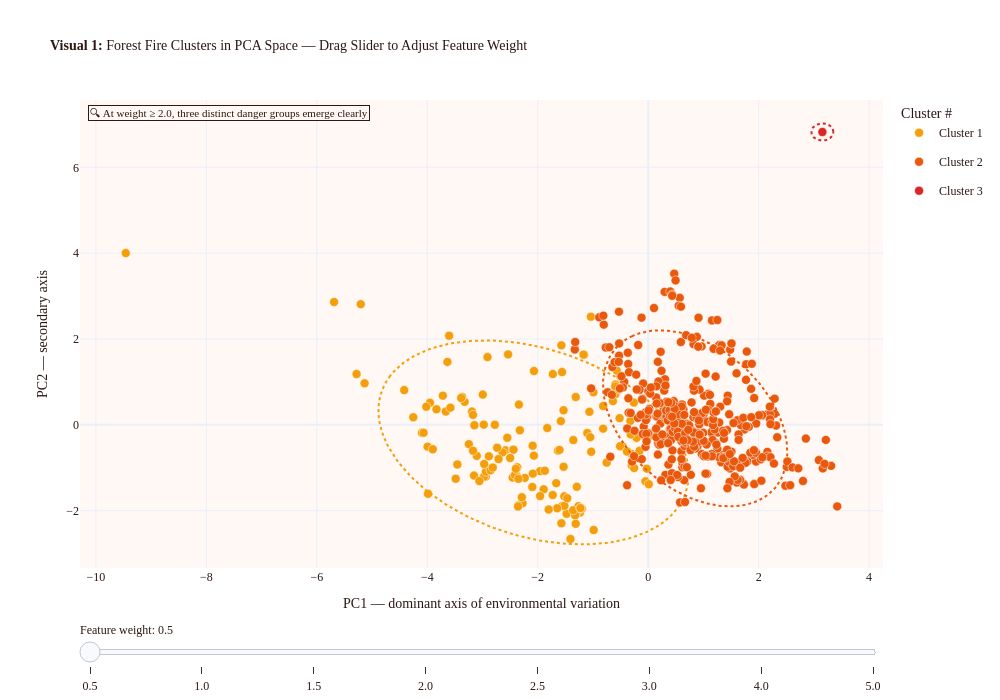

Notebook code for this chart:
### Markdown cell above
---
## 5. Stage 1 — Discovery: Do Fires Cluster by Environmental Conditions?

Before building any predictive model, we ask a deliberately simple question: **if we ignore fire size entirely, do the environmental conditions alone produce meaningful groups?**


### Visual 1 - KMeans Cluster Plot (Weight Slider)
Drag the slider to change the feature weight. Hover over any point for the full environmental record of that fire.

### Code cell
# VISUAL 1 — KMeans cluster plot with weight slider


def build_cluster_traces(clustered):
    """Build scatter + ellipse traces for one weight setting."""
    traces = []
    for cl in sorted(clustered['cluster'].unique()):
        sub   = clustered[clustered['cluster'] == cl].copy()
        color = CLUST_COLORS[cl]
        name  = CLUST_NAMES[cl]
        customdata = np.stack([
            sub['fire_id'], sub['month'], sub['day'],
            sub['temp'], sub['RH'], sub['wind'], sub['rain'],
            sub['FFMC'], sub['DMC'], sub['DC'], sub['ISI'],
            sub['area'], sub['log_area'], sub['cluster']
        ], axis=-1)
        traces.append(go.Scatter(
            x=sub['PC1'], y=sub['PC2'], mode='markers',
            name=name, legendgroup=name, showlegend=True,
            marker=dict(size=9, color=color, line=dict(width=0.5, color='white')),
            customdata=customdata,
            hovertemplate=(
                '<b>Fire %{customdata[0]}</b>  —  <b>' + name + '</b><br>'
                'Month: %{customdata[1]}  Day: %{customdata[2]}<br>'
                'Temp: %{customdata[3]}°C  RH: %{customdata[4]}%  Wind: %{customdata[5]} km/h<br>'
                'FFMC: %{customdata[7]}  DMC: %{customdata[8]}  DC: %{customdata[9]}  ISI: %{customdata[10]}<br>'
                'Burned area: %{customdata[11]} ha  (log: %{customdata[12]:.3f})'
                '<extra></extra>'
            )
        ))
        ex, ey = ellipse_points(sub['PC1'].values, sub['PC2'].values, scale=2.0)
        traces.append(go.Scatter(
            x=ex, y=ey, mode='lines', name=f'{name} boundary',
            legendgroup=name, showlegend=False,
            line=dict(color=color, width=2, dash='dot'), hoverinfo='skip'
        ))
    return traces

frames = [go.Frame(name=str(w), data=build_cluster_traces(fit_clusters(w, K))) for w in WEIGHTS]
fig1   = go.Figure(data=build_cluster_traces(fit_clusters(WEIGHTS[0], K)), frames=frames)

steps = [dict(
    method='animate',
    args=[[str(w)], {'mode':'immediate','frame':{'duration':0,'redraw':True},'transition':{'duration':0}}],
    label=str(w)
) for w in WEIGHTS]

fig1.update_layout(
    title=dict(text='<b>Visual 1:</b> Forest Fire Clusters in PCA Space — Drag Slider to Adjust Feature Weight',
               font=dict(size=14, color=C_TITLE)),
    xaxis_title='PC1 — dominant axis of environmental variation',
    yaxis_title='PC2 — secondary axis',
    legend_title='Cluster #', width=1000, height=700,
    template='plotly_white',
    paper_bgcolor='white',
    plot_bgcolor='#FFF8F5',
    font=dict(family='Georgia, serif', size=12, color='#2C1810'),
    sliders=[{'active':0,'currentvalue':{'prefix':'Feature weight: '},'pad':{'t':50},'steps':steps}],
    annotations=[
        dict(text='🔍 At weight ≥ 2.0, three distinct danger groups emerge clearly',
             x=0.01, y=0.99, xref='paper', yref='paper', showarrow=False,
             font=dict(size=11, color=C_TITLE), bgcolor='rgba(255,248,245,0.95)',
             bordercolor=C_TITLE, borderwidth=1)
    ]
)
fig1.show()

### Figure 1 — Plotly figure (JSON) as saved in the notebook; plotly's stock layout.template omitted (floating-point values rounded to 4 significant figures; data arrays with more than 128 entries replaced by an {"elided": "..."} marker saying what was removed)
{"data": [{"customdata": {"elided": "151x14 mixed values"}, "hovertemplate": "<b>Fire %{customdata[0]}</b>  —  <b>Cluster 1</b><br>Month: %{customdata[1]}  Day: %{customdata[2]}<br>Temp: %{customdata[3]}°C  RH: %{customdata[4]}%  Wind: %{customdata[5]} km/h<br>FFMC: %{customdata[7]}  DMC: %{customdata[8]}  DC: %{customdata[9]}  ISI: %{customdata[10]}<br>Burned area: %{customdata[11]} ha  (log: %{customdata[12]:.3f})<extra></extra>", "legendgroup": "Cluster 1", "marker": {"color": "#F59E0B", "line": {"color": "white", "width": 0.5}, "size": 9}, "mode": "markers", "name": "Cluster 1", "showlegend": true, "type": "scatter", "x": {"elided": "151 float values"}, "y": {"elided": "151 float values"}}, {"hoverinfo": "skip", "legendgroup": "Cluster 1", "line": {"color": "#F59E0B", "dash": "dot", "width": 2}, "mode": "lines", "name": "Cluster 1 boundary", "showlegend": false, "type": "scatter", "x": {"elided": "200 float values"}, "y": {"elided": "200 float values"}}, {"customdata": {"elided": "365x14 mixed values"}, "hovertemplate": "<b>Fire %{customdata[0]}</b>  —  <b>Cluster 2</b><br>Month: %{customdata[1]}  Day: %{customdata[2]}<br>Temp: %{customdata[3]}°C  RH: %{customdata[4]}%  Wind: %{customdata[5]} km/h<br>FFMC: %{customdata[7]}  DMC: %{customdata[8]}  DC: %{customdata[9]}  ISI: %{customdata[10]}<br>Burned area: %{customdata[11]} ha  (log: %{customdata[12]:.3f})<extra></extra>", "legendgroup": "Cluster 2", "marker": {"color": "#EA580C", "line": {"color": "white", "width": 0.5}, "size": 9}, "mode": "markers", "name": "Cluster 2", "showlegend": true, "type": "scatter", "x": {"elided": "365 float values"}, "y": {"elided": "365 float values"}}, {"hoverinfo": "skip", "legendgroup": "Cluster 2", "line": {"color": "#EA580C", "dash": "dot", "width": 2}, "mode": "lines", "name": "Cluster 2 boundary", "showlegend": false, "type": "scatter", "x": {"elided": "200 float values"}, "y": {"elided": "200 float values"}}, {"customdata": [[500, "aug", "tue", 27.3, 63, 4.9, 6.4, 96.1, 181.1, 671.2, 14.3, 10.82, 2.47, 2]], "hovertemplate": "<b>Fire %{customdata[0]}</b>  —  <b>Cluster 3</b><br>Month: %{customdata[1]}  Day: %{customdata[2]}<br>Temp: %{customdata[3]}°C  RH: %{customdata[4]}%  Wind: %{customdata[5]} km/h<br>FFMC: %{customdata[7]}  DMC: %{customdata[8]}  DC: %{customdata[9]}  ISI: %{customdata[10]}<br>Burned area: %{customdata[11]} ha  (log: %{customdata[12]:.3f})<extra></extra>", "legendgroup": "Cluster 3", "marker": {"color": "#DC2626", "line": {"color": "white", "width": 0.5}, "size": 9}, "mode": "markers", "name": "Cluster 3", "showlegend": true, "type": "scatter", "x": [3.154], "y": [6.824]}, {"hoverinfo": "skip", "legendgroup": "Cluster 3", "line": {"color": "#DC2626", "dash": "dot", "width": 2}, "mode": "lines", "name": "Cluster 3 boundary", "showlegend": false, "type": "scatter", "x": {"elided": "200 float values"}, "y": {"elided": "200 float values"}}], "layout": {"annotations": [{"bgcolor": "rgba(255,248,245,0.95)", "bordercolor": "#2C1810", "borderwidth": 1, "font": {"color": "#2C1810", "size": 11}, "showarrow": false, "text": "🔍 At weight ≥ 2.0, three distinct danger groups emerge clearly", "x": 0.01, "xref": "paper", "y": 0.99, "yref": "paper"}], "font": {"color": "#2C1810", "family": "Georgia, serif", "size": 12}, "height": 700, "legend": {"title": {"text": "Cluster #"}}, "paper_bgcolor": "white", "plot_bgcolor": "#FFF8F5", "sliders": [{"active": 0, "currentvalue": {"prefix": "Feature weight: "}, "pad": {"t": 50}, "steps": [{"args": [["0.5"], {"frame": {"duration": 0, "redraw": true}, "mode": "immediate", "transition": {"duration": 0}}], "label": "0.5", "method": "animate"}, {"args": [["1.0"], {"frame": {"duration": 0, "redraw": true}, "mode": "immediate", "transition": {"duration": 0}}], "label": "1.0", "method": "animate"}, {"args": [["1.5"], {"frame": {"duration": 0, "redraw": true}, "mode": "immediate", "transition": {"duration": 0}}], "label": "1.5", "method": "animate"}, {"args": [["2.0"], {"frame": {"duration": 0, "redraw": true}, "mode": "immediate", "transition": {"duration": 0}}], "label": "2.0", "method": "animate"}, {"args": [["2.5"], {"frame": {"duration": 0, "redraw": true}, "mode": "immediate", "transition": {"duration": 0}}], "label": "2.5", "method": "animate"}, {"args": [["3.0"], {"frame": {"duration": 0, "redraw": true}, "mode": "immediate", "transition": {"duration": 0}}], "label": "3.0", "method": "animate"}, {"args": [["4.0"], {"frame": {"duration": 0, "redraw": true}, "mode": "immediate", "transition": {"duration": 0}}], "label": "4.0", "method": "animate"}, {"args": [["5.0"], {"frame": {"duration": 0, "redraw": true}, "mode": "immediate", "transition": {"duration": 0}}], "label": "5.0", "method": "animate"}]}], "title": {"font": {"color": "#2C1810", "size": 14}, "text": "<b>Visual 1:</b> Forest Fire Clusters in PCA Space — Drag Slider to Adjust Feature Weight"}, "width": 1000, "xaxis": {"autorange": true, "range": [-10.29, 4.252], "title": {"text": "PC1 — dominant axis of environmental variation"}, "type": "linear"}, "yaxis": {"autorange": true, "range": [-3.336, 7.569], "title": {"text": "PC2 — secondary axis"}, "type": "linear"}}}
